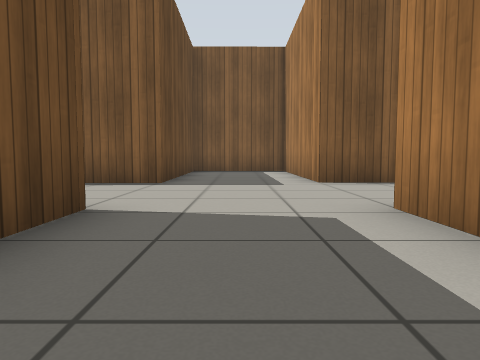
View 1 (above)

12 first-person views from a walk through a world built for the Gazebo simulator. The camera is 0.5 m above the floor, tilts 4° down and sees 70° across. The floor is counted in squares, 1 m on a side. Each view is taken from the middle of a square. On the plan, view 1 faces up. The plan holds only what a view shows up to about 9 squares ahead; the rest is blank. Gazebo's built-in surfaces are drawn with simple patterns.

View 2
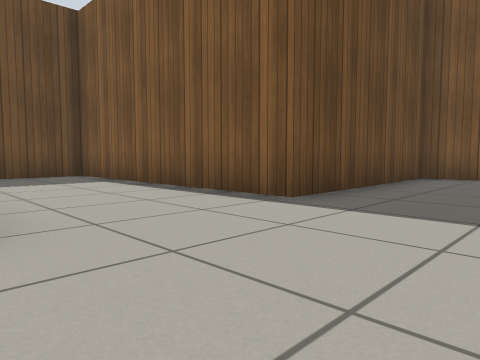

View 3
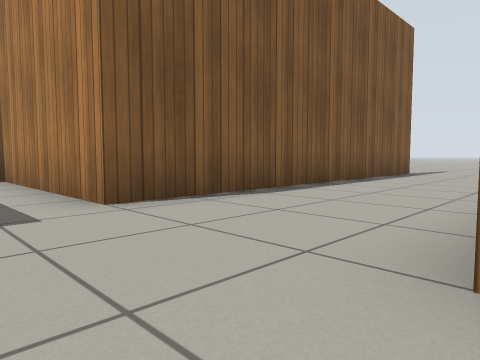

View 4
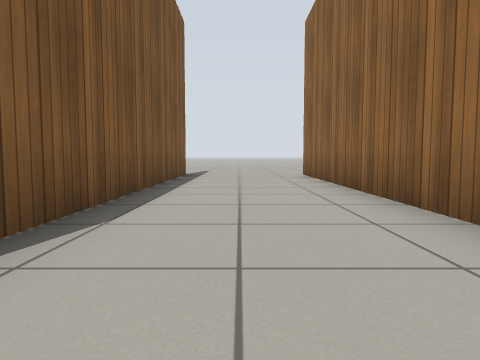

View 5
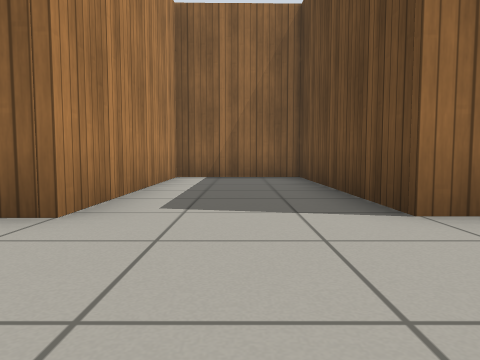

View 6
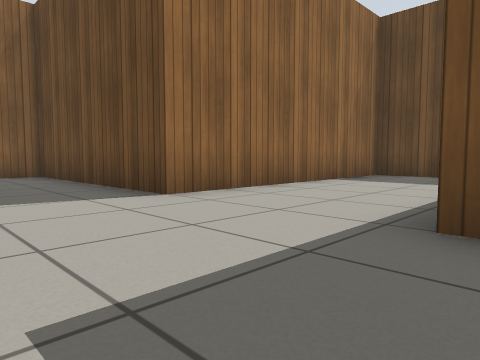

View 7
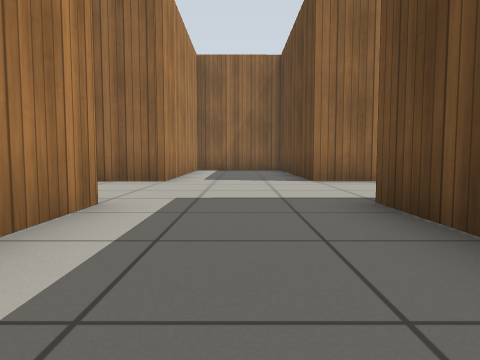

View 8
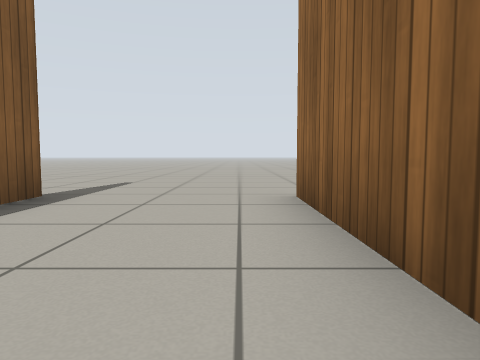

View 9
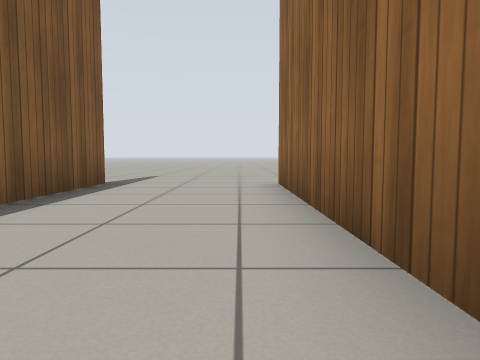

View 10
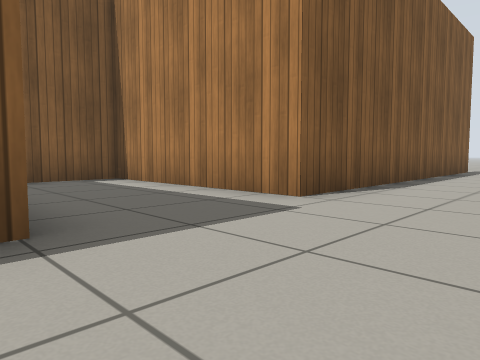

View 11
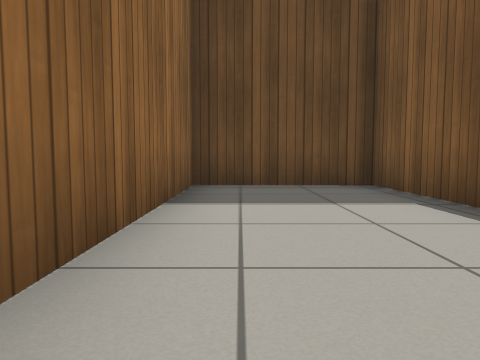

View 12
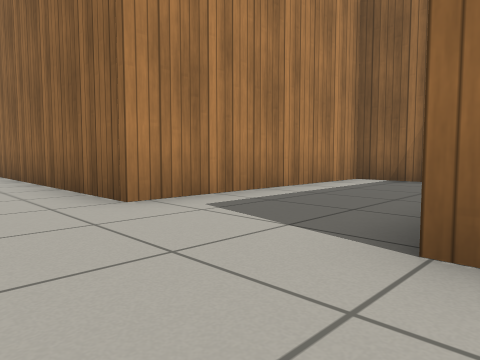

### Floor plan
Points are (right, up) in squares from view 1. A wall is a line through its corners. A room is listed if a view was taken in it or the views show most of it. See-through windows are left out.
Room 1 (views 1, 2, 3, 4, 5, 6, 7, 8, 9, 10, 11, 12)
walls: (10.3, 6.4) (1.5, 6.4) (1.5, 11.3) (-1.5, 11.3) (-1.5, 6.4) (-7.8, 6.4) (-7.8, 3.2) (-1.5, 3.2) (-1.4, -2.2) (1.5, -2.1) (1.5, 3.3) (10.3, 3.3)
ways out: opening at (11.5, 3); opening at (11.5, 6)

Where each view was taken, in squares from view 1:
view 1: 0 up, 0 right, facing up
view 2: 3 up, 1 right, facing up-left
view 3: 3 up, 0 right, facing up-right
view 4: 5 up, 1 right, facing right
view 5: 6 up, 0 right, facing down
view 6: 7 up, 1 right, facing down-left
view 7: 10 up, 0 right, facing down
view 8: 4 up, 6 right, facing right
view 9: 4 up, 4 right, facing right
view 10: 4 up, 2 left, facing up-right
view 11: 4 up, 2 left, facing left
view 12: 5 up, 2 left, facing down-right
